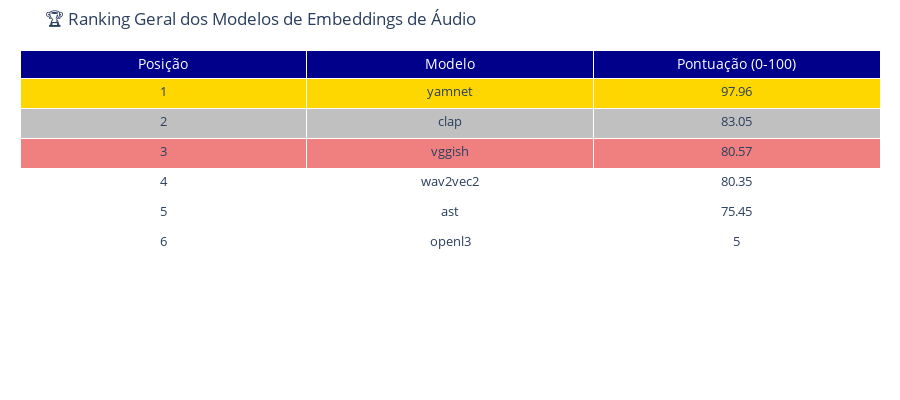
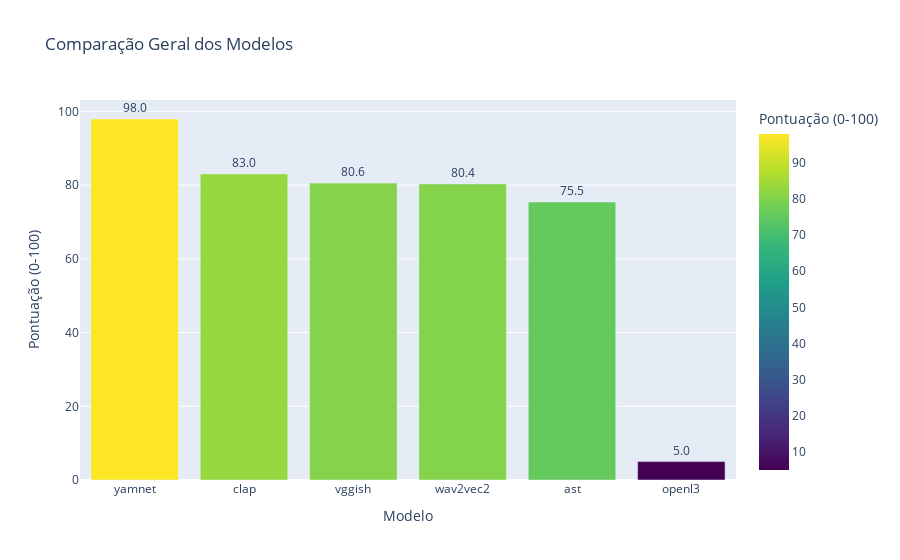

The notebook cell saved with these charts, in order:
### Markdown cell above
## Explicação do Sistema de Ranking dos Modelos de Embeddings
O sistema de ranking implementado no notebook oferece uma visão comparativa detalhada sobre o desempenho dos diferentes modelos de embeddings de áudio. Vamos explicar o significado dos valores apresentados e como interpretá-los:

Rankings Individuais por Métrica:
- Tempo de Extração (s)
Representa quanto tempo cada modelo leva para processar o áudio e gerar o embedding
Valores menores são melhores (indicam processamento mais rápido)
Um modelo com tempo de extração baixo é ideal para aplicações em tempo real ou processamento em lote de grandes coleções de áudio
- Tempo de Inserção (s)
Mede quanto tempo leva para armazenar o embedding na base de dados Milvus
Valores menores são melhores
Geralmente menos crítico que o tempo de extração, mas importante para fluxos de ingestão de dados em grande escala
- Pico de Memória (MB)
Indica a quantidade máxima de memória RAM utilizada durante o processamento
Valores menores são melhores (menos recursos consumidos)
Crítico para ambientes com recursos limitados ou aplicações que precisam processar muitos arquivos simultaneamente
- Uso de CPU (%)
Porcentagem de utilização da CPU durante o processamento
Valores menores são melhores
Modelos com menor uso de CPU deixam mais recursos disponíveis para outras tarefas
- Uso de RAM (%)
Percentual total de memória do sistema utilizada
Valores menores são melhores
Diferente do "Pico de Memória" que é específico do processo
- Dimensionalidade
Tamanho do vetor de embedding gerado
Não é classificado como "melhor" ou "pior" diretamente

Embeddings maiores (maior dimensionalidade) podem capturar mais informações, mas:
Consomem mais espaço de armazenamento
Podem ser mais lentos para pesquisa
Podem exigir mais recursos computacionais
Ranking Geral
Pontuação (0-100)
Representa uma avaliação holística do desempenho do modelo
Valores maiores são melhores (mais próximo de 100 = desempenho ideal)
Calculada usando uma média ponderada normalizada das métricas principais
Pesos das Métricas no Ranking Geral
O ranking geral usa a seguinte distribuição de pesos:

Tempo de extração: 35% (mais peso devido à sua importância crítica)
Pico de memória: 25% (segundo mais importante)
Uso de CPU: 20% (impacto moderado)
Tempo de inserção: 15% (menos crítico que a extração)
Uso de RAM total: 5% (menor peso pois depende de outros fatores do sistema)
Processo de Normalização
Para criar um ranking justo, o sistema:

Normaliza cada métrica para uma escala de 0-1 (onde 0 é o melhor valor)
Aplica os pesos definidos para cada métrica
Inverte a escala final para que valores maiores (próximos de 100) sejam melhores
Interpretação dos Resultados
Primeiro lugar (ouro): Representa o modelo com melhor equilíbrio entre velocidade, eficiência de recursos e desempenho
Segundo lugar (prata): Bom desempenho geral, possível alternativa ao primeiro colocado
Terceiro lugar (bronze): Desempenho aceitável, pode ser útil em cenários específicos
Demais posições: Podem ser adequadas para casos de uso específicos, dependendo da prioridade (velocidade vs. qualidade vs. recursos)
É importante notar que o ranking geral oferece uma visão equilibrada, mas a escolha do melhor modelo ainda depende das prioridades específicas do seu projeto. Por exemplo, se você tem restrições severas de memória, pode preferir um modelo que não está no topo do ranking geral, mas que tem excelente desempenho na métrica de consumo de memória.

### Code cell
# 🏆 Ranking dos modelos por diferentes métricas
def create_ranking_table(df, metric_column, metric_name, lower_is_better=True):
    """
    Cria uma tabela de classificação dos modelos baseada numa métrica específica.
    
    Args:
        df: DataFrame com os resultados do benchmark
        metric_column: Nome da coluna da métrica a ser analisada
        metric_name: Nome amigável da métrica para exibição
        lower_is_better: Se True, valores menores são melhores (ex: tempo, memória)
    
    Returns:
        DataFrame com o ranking dos modelos
    """
    # Calcular média e desvio padrão para cada modelo
    ranking = df.groupby('modelo')[metric_column].agg(['mean', 'std', 'min', 'max']).reset_index()
    
    # Renomear colunas
    ranking.columns = ['Modelo', f'Média {metric_name}', f'Desvio Padrão', f'Mínimo', f'Máximo']
    
    # Ordenar resultados (crescente se lower_is_better=True, decrescente caso contrário)
    ranking = ranking.sort_values(by=f'Média {metric_name}', ascending=lower_is_better)
    
    # Adicionar coluna de ranking
    ranking.insert(0, 'Posição', range(1, len(ranking) + 1))
    
    return ranking

# Criar rankings para diferentes métricas
try:
    print("🏆 Rankings dos Modelos de Embeddings de Áudio")
    
    # Definir as métricas e seus nomes amigáveis
    metrics = [
        ('tempo_extracao', 'Tempo de Extração (s)', True),
        ('tempo_insercao', 'Tempo de Inserção (s)', True),
        ('memoria_peak_mb', 'Pico de Memória (MB)', True),
        ('cpu_percent_after', 'Uso de CPU (%)', True),
        ('ram_percent_after', 'Uso de RAM (%)', True),
        ('gpu_usage', 'Uso de GPU (%)', True),
        ('dimensao', 'Dimensionalidade', None)  # None porque não é melhor nem pior
    ]
    
    # Criar abas para os diferentes rankings
    tab_contents = [m[1] for m in metrics]
    children = []
    
    for metric_col, metric_name, lower_is_better in metrics:
        if metric_col in df.columns:
            # Criar tabela de ranking
            if lower_is_better is None:  # Para dimensionalidade, só mostramos os valores sem julgar
                ranking = df.groupby('modelo')[metric_col].first().reset_index()
                ranking.columns = ['Modelo', metric_name]
                ranking = ranking.sort_values(by=metric_name)
                ranking.insert(0, 'Posição', range(1, len(ranking) + 1))
            else:
                ranking = create_ranking_table(df, metric_col, metric_name, lower_is_better)
            
            # Criar visualização de tabela colorida com Plotly
            fig = go.Figure(data=[go.Table(
                header=dict(
                    values=list(ranking.columns),
                    fill_color='royalblue',
                    font=dict(color='white', size=12),
                    align='left'
                ),
                cells=dict(
                    values=[ranking[col] for col in ranking.columns],
                    fill_color=[['lightcyan' if i % 2 == 0 else 'white' for i in range(len(ranking))]],
                    align='left',
                    font_size=11,
                    height=25
                )
            )])
            
            fig.update_layout(
                title=f"Ranking por {metric_name}",
                height=400,
                margin=dict(l=20, r=20, t=40, b=20)
            )
            
            # Adicionar à aba
            out = widgets.Output()
            with out:
                display(fig)
            children.append(out)
        else:
            # Se a métrica não existe, mostrar mensagem
            out = widgets.Output()
            with out:
                print(f"⚠️ Métrica '{metric_name}' não disponível nos dados do benchmark.")
            children.append(out)
    
    # Criar widget de abas para os rankings
    ranking_tab = widgets.Tab(children=children)
    for i in range(len(tab_contents)):
        ranking_tab.set_title(i, tab_contents[i])
    
    # Mostrar widget
    display(ranking_tab)
    
    # Criar um ranking geral (média ponderada das principais métricas)
    print("\n🏆 Ranking Geral dos Modelos")
    
    # Definir pesos para as métricas principais (ajuste conforme necessidade do projeto)
    weights = {
        'tempo_extracao': 0.35,  # Tempo de extração é muito importante
        'memoria_peak_mb': 0.25,  # Uso de memória é importante
        'cpu_percent_after': 0.20,  # Uso de CPU tem peso médio
        'tempo_insercao': 0.15,  # Tempo de inserção é menos importante
        'ram_percent_after': 0.05  # RAM total tem menos peso
    }
    
    # Verificar quais métricas estão disponíveis
    available_metrics = [m for m in weights.keys() if m in df.columns]
    
    if len(available_metrics) >= 3:  # Exigir pelo menos 3 métricas para um ranking geral adequado
        # Normalizar os pesos para as métricas disponíveis
        total_weight = sum(weights[m] for m in available_metrics)
        normalized_weights = {m: weights[m]/total_weight for m in available_metrics}
        
        # Calcular médias para cada modelo e métrica
        model_metrics = {}
        for model in df['modelo'].unique():
            model_data = df[df['modelo'] == model]
            model_metrics[model] = {}
            
            for metric in available_metrics:
                model_metrics[model][metric] = model_data[metric].mean()
        
        # Normalizar valores entre 0-1 (onde 0 é melhor, 1 é pior)
        normalized_metrics = {}
        for metric in available_metrics:
            min_val = min(model_metrics[m][metric] for m in model_metrics)
            max_val = max(model_metrics[m][metric] for m in model_metrics)
            range_val = max_val - min_val
            
            if range_val > 0:  # Evitar divisão por zero
                for model in model_metrics:
                    if metric not in normalized_metrics:
                        normalized_metrics[metric] = {}
                    normalized_metrics[metric][model] = (model_metrics[model][metric] - min_val) / range_val
            else:
                # Se todos os valores forem iguais, atribuir 0.5 (neutro)
                for model in model_metrics:
                    if metric not in normalized_metrics:
                        normalized_metrics[metric] = {}
                    normalized_metrics[metric][model] = 0.5
        
        # Calcular pontuação final (ponderada)
        final_scores = {}
        for model in model_metrics:
            score = 0
            for metric in available_metrics:
                score += normalized_metrics[metric][model] * normalized_weights[metric]
            final_scores[model] = score
        
        # Criar DataFrame com ranking final
        final_ranking = pd.DataFrame({
            'Modelo': list(final_scores.keys()),
            'Pontuação Final': list(final_scores.values())
        })
        
        # Calcular pontuação de 0-100 (inverter para que maior seja melhor)
        final_ranking['Pontuação (0-100)'] = 100 * (1 - final_ranking['Pontuação Final'])
        
        # Ordenar por pontuação (maior é melhor)
        final_ranking = final_ranking.sort_values('Pontuação (0-100)', ascending=False)
        final_ranking.insert(0, 'Posição', range(1, len(final_ranking) + 1))
        
        # Criar visualização de tabela colorida para o ranking final
        fig = go.Figure(data=[go.Table(
            header=dict(
                values=['Posição', 'Modelo', 'Pontuação (0-100)'],
                fill_color='darkblue',
                font=dict(color='white', size=14),
                align='center'
            ),
            cells=dict(
                values=[
                    final_ranking['Posição'],
                    final_ranking['Modelo'],
                    final_ranking['Pontuação (0-100)'].round(2)
                ],
                fill_color=[
                    ['gold' if pos == 1 else 'silver' if pos == 2 else 'lightcoral' if pos == 3 
                     else 'white' for pos in final_ranking['Posição']]
                ],
                align='center',
                font_size=13,
                height=30
            )
        )])
        
        fig.update_layout(
            title="🏆 Ranking Geral dos Modelos de Embeddings de Áudio",
            height=400,
            margin=dict(l=20, r=20, t=50, b=20)
        )
        
        display(fig)
        
        # Criar gráfico de barras para o ranking final
        bar_fig = px.bar(
            final_ranking, 
            x='Modelo', 
            y='Pontuação (0-100)', 
            title='Comparação Geral dos Modelos', 
            color='Pontuação (0-100)',
            color_continuous_scale=px.colors.sequential.Viridis,
            text='Pontuação (0-100)'
        )
        
        bar_fig.update_traces(texttemplate='%{text:.1f}', textposition='outside')
        bar_fig.update_layout(uniformtext_minsize=8, uniformtext_mode='hide')
        
        display(bar_fig)
        
    else:
        print("⚠️ Dados insuficientes para gerar um ranking geral significativo.")

except Exception as e:
    import traceback
    print(f"❌ Erro ao gerar ranking dos modelos: {e}")
    traceback.print_exc()

### Figure 1 — Plotly figure (JSON) as saved in the notebook; plotly's stock layout.template omitted (floating-point values rounded to 4 significant figures)
{"data": [{"cells": {"align": "center", "fill": {"color": [["gold", "silver", "lightcoral", "white", "white", "white"]]}, "font": {"size": 13}, "height": 30, "values": [[1, 2, 3, 4, 5, 6], ["yamnet", "clap", "vggish", "wav2vec2", "ast", "openl3"], [97.96, 83.05, 80.57, 80.35, 75.45, 5]]}, "header": {"align": "center", "fill": {"color": "darkblue"}, "font": {"color": "white", "size": 14}, "values": ["Posição", "Modelo", "Pontuação (0-100)"]}, "type": "table"}], "layout": {"height": 400, "margin": {"b": 20, "l": 20, "r": 20, "t": 50}, "title": {"text": "🏆 Ranking Geral dos Modelos de Embeddings de Áudio"}}}

### Figure 2 — Plotly figure (JSON) as saved in the notebook; plotly's stock layout.template omitted (floating-point values rounded to 4 significant figures)
{"data": [{"hovertemplate": "Modelo=%{x}<br>Pontuação (0-100)=%{marker.color}<extra></extra>", "legendgroup": "", "marker": {"color": [97.96, 83.05, 80.57, 80.35, 75.45, 5.0], "coloraxis": "coloraxis", "pattern": {"shape": ""}}, "name": "", "orientation": "v", "showlegend": false, "text": [97.96, 83.05, 80.57, 80.35, 75.45, 5.0], "textposition": "outside", "texttemplate": "%{text:.1f}", "type": "bar", "x": ["yamnet", "clap", "vggish", "wav2vec2", "ast", "openl3"], "xaxis": "x", "y": [97.96, 83.05, 80.57, 80.35, 75.45, 5.0], "yaxis": "y"}], "layout": {"barmode": "relative", "coloraxis": {"colorbar": {"title": {"text": "Pontuação (0-100)"}}, "colorscale": [[0, "#440154"], [0.1111, "#482878"], [0.2222, "#3e4989"], [0.3333, "#31688e"], [0.4444, "#26828e"], [0.5556, "#1f9e89"], [0.6667, "#35b779"], [0.7778, "#6ece58"], [0.8889, "#b5de2b"], [1, "#fde725"]]}, "legend": {"tracegroupgap": 0}, "title": {"text": "Comparação Geral dos Modelos"}, "uniformtext": {"minsize": 8, "mode": "hide"}, "xaxis": {"anchor": "y", "domain": [0, 1], "title": {"text": "Modelo"}}, "yaxis": {"anchor": "x", "domain": [0, 1], "title": {"text": "Pontuação (0-100)"}}}}
